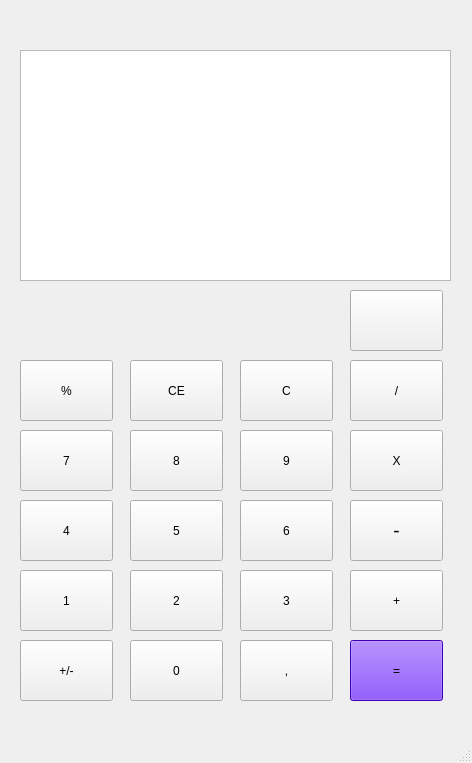
<?xml version="1.0" encoding="UTF-8"?>
<ui version="4.0">
 <class>Calculator</class>
 <widget class="QMainWindow" name="Calculator">
  <property name="geometry">
   <rect>
    <x>0</x>
    <y>0</y>
    <width>472</width>
    <height>763</height>
   </rect>
  </property>
  <property name="windowTitle">
   <string>Calculator</string>
  </property>
  <widget class="QWidget" name="centralwidget">
   <widget class="QTextEdit" name="txtScreen">
    <property name="geometry">
     <rect>
      <x>20</x>
      <y>50</y>
      <width>431</width>
      <height>231</height>
     </rect>
    </property>
    <property name="font">
     <font>
      <pointsize>36</pointsize>
      <bold>true</bold>
     </font>
    </property>
   </widget>
   <widget class="QPushButton" name="btnYuzde">
    <property name="geometry">
     <rect>
      <x>20</x>
      <y>360</y>
      <width>93</width>
      <height>61</height>
     </rect>
    </property>
    <property name="text">
     <string>%</string>
    </property>
    <property name="checkable">
     <bool>false</bool>
    </property>
   </widget>
   <widget class="QPushButton" name="btnBir">
    <property name="geometry">
     <rect>
      <x>20</x>
      <y>570</y>
      <width>93</width>
      <height>61</height>
     </rect>
    </property>
    <property name="text">
     <string>1</string>
    </property>
    <property name="checkable">
     <bool>false</bool>
    </property>
   </widget>
   <widget class="QPushButton" name="btnDort">
    <property name="geometry">
     <rect>
      <x>20</x>
      <y>500</y>
      <width>93</width>
      <height>61</height>
     </rect>
    </property>
    <property name="text">
     <string>4</string>
    </property>
    <property name="checkable">
     <bool>false</bool>
    </property>
   </widget>
   <widget class="QPushButton" name="btnYedi">
    <property name="geometry">
     <rect>
      <x>20</x>
      <y>430</y>
      <width>93</width>
      <height>61</height>
     </rect>
    </property>
    <property name="text">
     <string>7</string>
    </property>
    <property name="checkable">
     <bool>false</bool>
    </property>
   </widget>
   <widget class="QPushButton" name="btnIki">
    <property name="geometry">
     <rect>
      <x>130</x>
      <y>570</y>
      <width>93</width>
      <height>61</height>
     </rect>
    </property>
    <property name="text">
     <string>2</string>
    </property>
    <property name="checkable">
     <bool>false</bool>
    </property>
   </widget>
   <widget class="QPushButton" name="btnBes">
    <property name="geometry">
     <rect>
      <x>130</x>
      <y>500</y>
      <width>93</width>
      <height>61</height>
     </rect>
    </property>
    <property name="text">
     <string>5</string>
    </property>
    <property name="checkable">
     <bool>false</bool>
    </property>
   </widget>
   <widget class="QPushButton" name="btnCE">
    <property name="geometry">
     <rect>
      <x>130</x>
      <y>360</y>
      <width>93</width>
      <height>61</height>
     </rect>
    </property>
    <property name="text">
     <string>CE</string>
    </property>
    <property name="checkable">
     <bool>false</bool>
    </property>
   </widget>
   <widget class="QPushButton" name="btnSekiz">
    <property name="geometry">
     <rect>
      <x>130</x>
      <y>430</y>
      <width>93</width>
      <height>61</height>
     </rect>
    </property>
    <property name="text">
     <string>8</string>
    </property>
    <property name="checkable">
     <bool>false</bool>
    </property>
   </widget>
   <widget class="QPushButton" name="btnUc">
    <property name="geometry">
     <rect>
      <x>240</x>
      <y>570</y>
      <width>93</width>
      <height>61</height>
     </rect>
    </property>
    <property name="text">
     <string>3</string>
    </property>
    <property name="checkable">
     <bool>false</bool>
    </property>
   </widget>
   <widget class="QPushButton" name="btnAlti">
    <property name="geometry">
     <rect>
      <x>240</x>
      <y>500</y>
      <width>93</width>
      <height>61</height>
     </rect>
    </property>
    <property name="text">
     <string>6</string>
    </property>
    <property name="checkable">
     <bool>false</bool>
    </property>
   </widget>
   <widget class="QPushButton" name="btnEsit">
    <property name="geometry">
     <rect>
      <x>350</x>
      <y>640</y>
      <width>93</width>
      <height>61</height>
     </rect>
    </property>
    <property name="styleSheet">
     <string notr="true">background-color: rgb(85, 0, 255);</string>
    </property>
    <property name="text">
     <string>=</string>
    </property>
    <property name="checkable">
     <bool>false</bool>
    </property>
   </widget>
   <widget class="QPushButton" name="btnBol">
    <property name="geometry">
     <rect>
      <x>350</x>
      <y>360</y>
      <width>93</width>
      <height>61</height>
     </rect>
    </property>
    <property name="text">
     <string>/</string>
    </property>
    <property name="checkable">
     <bool>true</bool>
    </property>
   </widget>
   <widget class="QPushButton" name="btnC">
    <property name="geometry">
     <rect>
      <x>240</x>
      <y>360</y>
      <width>93</width>
      <height>61</height>
     </rect>
    </property>
    <property name="text">
     <string>C</string>
    </property>
    <property name="checkable">
     <bool>false</bool>
    </property>
   </widget>
   <widget class="QPushButton" name="btnCarp">
    <property name="geometry">
     <rect>
      <x>350</x>
      <y>430</y>
      <width>93</width>
      <height>61</height>
     </rect>
    </property>
    <property name="text">
     <string>X</string>
    </property>
    <property name="checkable">
     <bool>true</bool>
    </property>
   </widget>
   <widget class="QPushButton" name="btnDokuz">
    <property name="geometry">
     <rect>
      <x>240</x>
      <y>430</y>
      <width>93</width>
      <height>61</height>
     </rect>
    </property>
    <property name="text">
     <string>9</string>
    </property>
    <property name="checkable">
     <bool>false</bool>
    </property>
   </widget>
   <widget class="QPushButton" name="btnTekSil">
    <property name="geometry">
     <rect>
      <x>350</x>
      <y>290</y>
      <width>93</width>
      <height>61</height>
     </rect>
    </property>
    <property name="text">
     <string/>
    </property>
    <property name="icon">
     <iconset resource="Resource.qrc">
      <normaloff>:/icons/C:/Users/Piraye/Downloads/delete-left-solid-full.svg</normaloff>:/icons/C:/Users/Piraye/Downloads/delete-left-solid-full.svg</iconset>
    </property>
    <property name="checkable">
     <bool>false</bool>
    </property>
   </widget>
   <widget class="QPushButton" name="btnPozNeg">
    <property name="geometry">
     <rect>
      <x>20</x>
      <y>640</y>
      <width>93</width>
      <height>61</height>
     </rect>
    </property>
    <property name="text">
     <string>+/-</string>
    </property>
    <property name="checkable">
     <bool>false</bool>
    </property>
   </widget>
   <widget class="QPushButton" name="btnVirgul">
    <property name="geometry">
     <rect>
      <x>240</x>
      <y>640</y>
      <width>93</width>
      <height>61</height>
     </rect>
    </property>
    <property name="text">
     <string>,</string>
    </property>
    <property name="checkable">
     <bool>false</bool>
    </property>
   </widget>
   <widget class="QPushButton" name="btnSifir">
    <property name="geometry">
     <rect>
      <x>130</x>
      <y>640</y>
      <width>93</width>
      <height>61</height>
     </rect>
    </property>
    <property name="text">
     <string>0</string>
    </property>
    <property name="checkable">
     <bool>false</bool>
    </property>
   </widget>
   <widget class="QPushButton" name="btnCikar">
    <property name="geometry">
     <rect>
      <x>350</x>
      <y>500</y>
      <width>93</width>
      <height>61</height>
     </rect>
    </property>
    <property name="font">
     <font>
      <pointsize>14</pointsize>
     </font>
    </property>
    <property name="text">
     <string>-</string>
    </property>
    <property name="checkable">
     <bool>true</bool>
    </property>
   </widget>
   <widget class="QPushButton" name="btnTop">
    <property name="geometry">
     <rect>
      <x>350</x>
      <y>570</y>
      <width>93</width>
      <height>61</height>
     </rect>
    </property>
    <property name="text">
     <string>+</string>
    </property>
    <property name="checkable">
     <bool>true</bool>
    </property>
   </widget>
  </widget>
  <widget class="QMenuBar" name="menubar">
   <property name="geometry">
    <rect>
     <x>0</x>
     <y>0</y>
     <width>472</width>
     <height>26</height>
    </rect>
   </property>
  </widget>
  <widget class="QStatusBar" name="statusbar"/>
 </widget>
 <resources>
  <include location="Resource.qrc"/>
 </resources>
 <connections/>
</ui>
